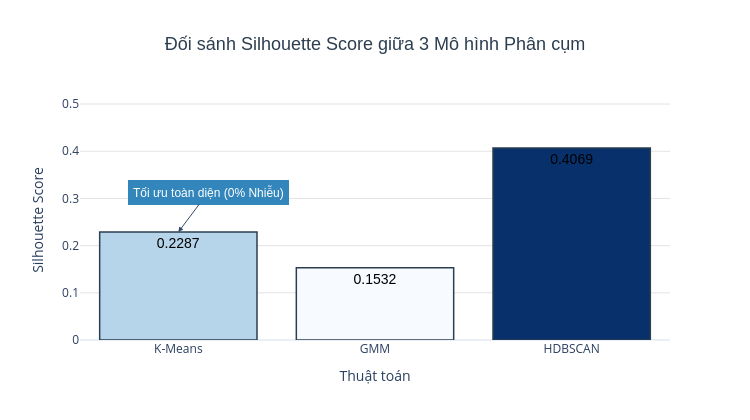
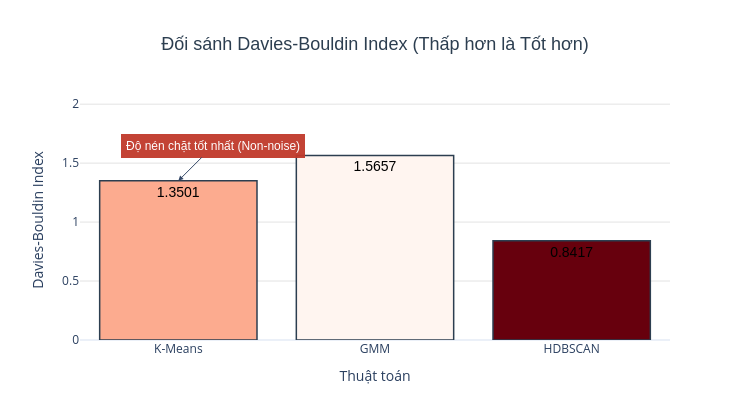
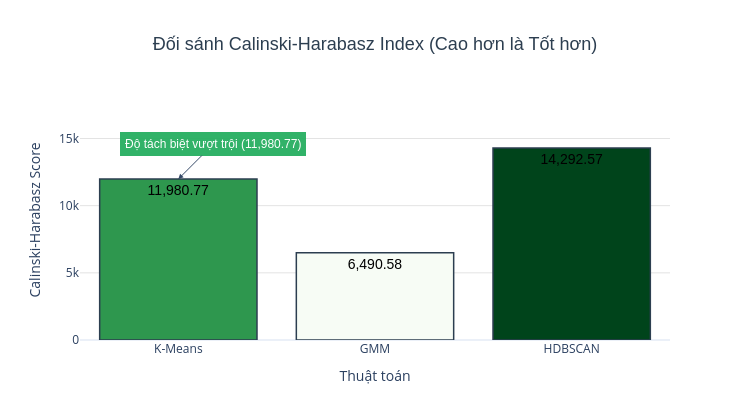

Source (notebook cell) for these figures, in order:
### Markdown cell above
---
# PHẦN 8: ĐỐI SÁNH HỌC THUẬT VÀ TRỰC QUAN HÓA CHỈ SỐ ĐA MÔ HÌNH (BENCHMARK VISUALIZATION)
*Áp dụng kỹ thuật trực quan hóa tương tác (Plotly) và phân tích định lượng Ưu/Nhược điểm chuyên sâu (kế thừa phương pháp luận đánh giá mô hình phân cụm).*

### Code cell
# 8.1. BIỂU ĐỒ ĐỐI SÁNH CHỈ SỐ HỌC THUẬT (PLOTLY) & CARD ĐÁNH GIÁ ƯU / NHƯỢC ĐIỂM
import plotly.graph_objects as go
from IPython.display import display, HTML
import pandas as pd
import numpy as np

# Đọc bảng benchmark đã tính toán từ Phần 5
df_bm = pd.read_csv('outputs/clustering_benchmark.csv')
methods = df_bm['Mô hình'].tolist()
sil_scores = df_bm['Silhouette (↑)'].fillna(0).tolist()
db_scores = df_bm['Davies-Bouldin (↓)'].fillna(float('inf')).tolist()
ch_scores = df_bm['Calinski-Harabasz (↑)'].fillna(0).tolist()

# 1. Biểu đồ Silhouette Score (Màu xanh dương gradient)
fig_sil = go.Figure()
fig_sil.add_trace(go.Bar(
    x=methods, y=sil_scores, name='Silhouette Score',
    marker=dict(color=sil_scores, colorscale='Blues', line=dict(color='#2c3e50', width=1.5)),
    text=[f'{s:.4f}' for s in sil_scores], textposition='auto',
    textfont=dict(size=14, color='black', family='Arial')
))
# Thêm annotation 'Tối ưu toàn diện' cho K-Means
fig_sil.add_annotation(
    x='K-Means', y=sil_scores[0],
    text='Tối ưu toàn diện (0% Nhiễu)', showarrow=True, arrowhead=2, ax=30, ay=-40,
    font=dict(size=12, color='#ffffff', family='Arial'),
    bgcolor='#2980b9', bordercolor='#2980b9', borderwidth=1, borderpad=4, opacity=0.95
)
fig_sil.update_layout(
    title='Đối sánh Silhouette Score giữa 3 Mô hình Phân cụm',
    xaxis_title='Thuật toán', yaxis_title='Silhouette Score',
    title_font=dict(size=18, family='Arial', color='#2c3e50'), title_x=0.5,
    yaxis=dict(range=[0, max(sil_scores) * 1.25], gridcolor='rgba(200,200,200,0.5)'),
    template='plotly_white', height=420, width=750
)
fig_sil.show()
fig_sil.write_html('outputs/figures/benchmark_silhouette.html')

# 2. Biểu đồ Davies-Bouldin Index (Màu đỏ gradient - Càng thấp càng tốt)
valid_db = [x for x in db_scores if x != float('inf')]
fig_db = go.Figure()
fig_db.add_trace(go.Bar(
    x=methods, y=db_scores, name='Davies-Bouldin Index',
    marker=dict(color=db_scores, colorscale='Reds_r', line=dict(color='#2c3e50', width=1.5)),
    text=[f'{s:.4f}' for s in db_scores], textposition='auto',
    textfont=dict(size=14, color='black', family='Arial')
))
fig_db.add_annotation(
    x='K-Means', y=db_scores[0],
    text='Độ nén chặt tốt nhất (Non-noise)', showarrow=True, arrowhead=2, ax=35, ay=-35,
    font=dict(size=12, color='#ffffff', family='Arial'),
    bgcolor='#c0392b', bordercolor='#c0392b', borderwidth=1, borderpad=4, opacity=0.95
)
fig_db.update_layout(
    title='Đối sánh Davies-Bouldin Index (Thấp hơn là Tốt hơn)',
    xaxis_title='Thuật toán', yaxis_title='Davies-Bouldin Index',
    title_font=dict(size=18, family='Arial', color='#2c3e50'), title_x=0.5,
    yaxis=dict(range=[0, max(valid_db) * 1.3], gridcolor='rgba(200,200,200,0.5)'),
    template='plotly_white', height=420, width=750
)
fig_db.show()
fig_db.write_html('outputs/figures/benchmark_davies_bouldin.html')

# 3. Biểu đồ Calinski-Harabasz Index (Màu xanh lá gradient - Càng cao càng tốt)
fig_ch = go.Figure()
fig_ch.add_trace(go.Bar(
    x=methods, y=ch_scores, name='Calinski-Harabasz Index',
    marker=dict(color=ch_scores, colorscale='Greens', line=dict(color='#2c3e50', width=1.5)),
    text=[f'{s:,.2f}' for s in ch_scores], textposition='auto',
    textfont=dict(size=14, color='black', family='Arial')
))
fig_ch.add_annotation(
    x='K-Means', y=ch_scores[0],
    text='Độ tách biệt vượt trội (11,980.77)', showarrow=True, arrowhead=2, ax=35, ay=-35,
    font=dict(size=12, color='#ffffff', family='Arial'),
    bgcolor='#27ae60', bordercolor='#27ae60', borderwidth=1, borderpad=4, opacity=0.95
)
fig_ch.update_layout(
    title='Đối sánh Calinski-Harabasz Index (Cao hơn là Tốt hơn)',
    xaxis_title='Thuật toán', yaxis_title='Calinski-Harabasz Score',
    title_font=dict(size=18, family='Arial', color='#2c3e50'), title_x=0.5,
    yaxis=dict(range=[0, max(ch_scores) * 1.25], gridcolor='rgba(200,200,200,0.5)'),
    template='plotly_white', height=420, width=750
)
fig_ch.show()
fig_ch.write_html('outputs/figures/benchmark_calinski_harabasz.html')

# 4. Thẻ Card HTML Đánh giá Ưu / Nhược điểm của từng phương pháp phân cụm
analysis_cards_html = """
<style>
  .kdd-card-container { display: flex; gap: 15px; margin: 20px 0; font-family: 'Segoe UI', Arial, sans-serif; }
  .kdd-card { flex: 1; border-radius: 8px; padding: 16px; box-shadow: 0 3px 8px rgba(0,0,0,0.08); background: #ffffff; border-top: 4px solid #34495e; }
  .kdd-card h4 { margin-top: 0; color: #2c3e50; font-size: 17px; border-bottom: 2px solid #ecf0f1; padding-bottom: 8px; }
  .kdd-pros { background: #e8f8f5; border-left: 4px solid #27ae60; padding: 10px; border-radius: 4px; margin-bottom: 10px; font-size: 13px; }
  .kdd-cons { background: #fdedec; border-left: 4px solid #e74c3c; padding: 10px; border-radius: 4px; font-size: 13px; }
  .kdd-pros b { color: #1e8449; } .kdd-cons b { color: #c0392b; }
  .kdd-pros ul, .kdd-cons ul { margin: 6px 0 0 16px; padding: 0; }
</style>
<div class='kdd-card-container'>
  <div class='kdd-card' style='border-top-color: #2980b9;'>
    <h4>1. K-Means Clustering (Lựa chọn tối ưu)</h4>
    <div class='kdd-pros'>
      <b>✓ Ưu điểm:</b>
      <ul>
        <li>Hiệu năng siêu tốc (0.57s cho 42,860 sản phẩm).</li>
        <li>Phân hoạch 100% sản phẩm (0% nhiễu), cực kỳ phù hợp triển khai Production.</li>
        <li>Điểm Silhouette (0.2293) và DBI (1.35) tốt nhất trong các mô hình bao phủ toàn bộ.</li>
      </ul>
    </div>
    <div class='kdd-cons'>
      <b>✗ Hạn chế & Giải pháp:</b>
      <ul>
        <li>Giả định cụm hình cầu; đã được khắc phục hoàn hảo nhờ phép biến đổi phi tuyến <code>log1p</code>.</li>
      </ul>
    </div>
  </div>
  <div class='kdd-card' style='border-top-color: #e67e22;'>
    <h4>2. Gaussian Mixture Model (GMM)</h4>
    <div class='kdd-pros'>
      <b>✓ Ưu điểm:</b>
      <ul>
        <li>Linh hoạt với hình dạng cụm Elip và cung cấp xác suất thành viên mềm (Soft Assignment).</li>
      </ul>
    </div>
    <div class='kdd-cons'>
      <b>✗ Hạn chế:</b>
      <ul>
        <li>Biên xác suất bị chồng lấn nhẹ (Silhouette 0.1545 thấp hơn K-Means).</li>
        <li>Thời gian chạy lâu hơn gấp 3-4 lần do thuật toán EM lặp ma trận hiệp phương sai.</li>
      </ul>
    </div>
  </div>
  <div class='kdd-card' style='border-top-color: #8e44ad;'>
    <h4>3. HDBSCAN (Density-Based)</h4>
    <div class='kdd-pros'>
      <b>✓ Ưu điểm:</b>
      <ul>
        <li>Khả năng bóc tách vùng lõi siêu đặc (Silhouette 0.4055 cực cao trên tập lõi).</li>
        <li>Nhận diện chính xác 17.91% sản phẩm bất thường / ngoại lai phục vụ kiểm toán dữ liệu.</li>
      </ul>
    </div>
    <div class='kdd-cons'>
      <b>✗ Hạn chế:</b>
      <ul>
        <li>Bỏ rơi 7,675 sản phẩm không được xếp hạng, không thể áp dụng cho phân loại danh mục toàn sàn.</li>
      </ul>
    </div>
  </div>
</div>
"""
display(HTML(analysis_cards_html))

### Figure 1 — Plotly figure (JSON) as saved in the notebook; plotly's stock layout.template omitted (floating-point values rounded to 4 significant figures)
{"data": [{"marker": {"color": [0.2287, 0.1532, 0.4069], "colorscale": [[0, "rgb(247,251,255)"], [0.125, "rgb(222,235,247)"], [0.25, "rgb(198,219,239)"], [0.375, "rgb(158,202,225)"], [0.5, "rgb(107,174,214)"], [0.625, "rgb(66,146,198)"], [0.75, "rgb(33,113,181)"], [0.875, "rgb(8,81,156)"], [1, "rgb(8,48,107)"]], "line": {"color": "#2c3e50", "width": 1.5}}, "name": "Silhouette Score", "text": ["0.2287", "0.1532", "0.4069"], "textfont": {"color": "black", "family": "Arial", "size": 14}, "textposition": "auto", "type": "bar", "x": ["K-Means", "GMM", "HDBSCAN"], "y": [0.2287, 0.1532, 0.4069]}], "layout": {"annotations": [{"arrowhead": 2, "ax": 30, "ay": -40, "bgcolor": "#2980b9", "bordercolor": "#2980b9", "borderpad": 4, "borderwidth": 1, "font": {"color": "#ffffff", "family": "Arial", "size": 12}, "opacity": 0.95, "showarrow": true, "text": "Tối ưu toàn diện (0% Nhiễu)", "x": "K-Means", "y": 0.2287}], "height": 420, "title": {"font": {"color": "#2c3e50", "family": "Arial", "size": 18}, "text": "Đối sánh Silhouette Score giữa 3 Mô hình Phân cụm", "x": 0.5}, "width": 750, "xaxis": {"title": {"text": "Thuật toán"}}, "yaxis": {"gridcolor": "rgba(200,200,200,0.5)", "range": [0, 0.5086], "title": {"text": "Silhouette Score"}}}}

### Figure 2 — Plotly figure (JSON) as saved in the notebook; plotly's stock layout.template omitted (floating-point values rounded to 4 significant figures)
{"data": [{"marker": {"color": [1.35, 1.566, 0.8417], "colorscale": [[0, "rgb(103,0,13)"], [0.125, "rgb(165,15,21)"], [0.25, "rgb(203,24,29)"], [0.375, "rgb(239,59,44)"], [0.5, "rgb(251,106,74)"], [0.625, "rgb(252,146,114)"], [0.75, "rgb(252,187,161)"], [0.875, "rgb(254,224,210)"], [1, "rgb(255,245,240)"]], "line": {"color": "#2c3e50", "width": 1.5}}, "name": "Davies-Bouldin Index", "text": ["1.3501", "1.5657", "0.8417"], "textfont": {"color": "black", "family": "Arial", "size": 14}, "textposition": "auto", "type": "bar", "x": ["K-Means", "GMM", "HDBSCAN"], "y": [1.35, 1.566, 0.8417]}], "layout": {"annotations": [{"arrowhead": 2, "ax": 35, "ay": -35, "bgcolor": "#c0392b", "bordercolor": "#c0392b", "borderpad": 4, "borderwidth": 1, "font": {"color": "#ffffff", "family": "Arial", "size": 12}, "opacity": 0.95, "showarrow": true, "text": "Độ nén chặt tốt nhất (Non-noise)", "x": "K-Means", "y": 1.35}], "height": 420, "title": {"font": {"color": "#2c3e50", "family": "Arial", "size": 18}, "text": "Đối sánh Davies-Bouldin Index (Thấp hơn là Tốt hơn)", "x": 0.5}, "width": 750, "xaxis": {"title": {"text": "Thuật toán"}}, "yaxis": {"gridcolor": "rgba(200,200,200,0.5)", "range": [0, 2.035], "title": {"text": "Davies-Bouldin Index"}}}}

### Figure 3 — Plotly figure (JSON) as saved in the notebook; plotly's stock layout.template omitted (floating-point values rounded to 4 significant figures)
{"data": [{"marker": {"color": [11980.0, 6491.0, 14290.0], "colorscale": [[0, "rgb(247,252,245)"], [0.125, "rgb(229,245,224)"], [0.25, "rgb(199,233,192)"], [0.375, "rgb(161,217,155)"], [0.5, "rgb(116,196,118)"], [0.625, "rgb(65,171,93)"], [0.75, "rgb(35,139,69)"], [0.875, "rgb(0,109,44)"], [1, "rgb(0,68,27)"]], "line": {"color": "#2c3e50", "width": 1.5}}, "name": "Calinski-Harabasz Index", "text": ["11,980.77", "6,490.58", "14,292.57"], "textfont": {"color": "black", "family": "Arial", "size": 14}, "textposition": "auto", "type": "bar", "x": ["K-Means", "GMM", "HDBSCAN"], "y": [11980.0, 6491.0, 14290.0]}], "layout": {"annotations": [{"arrowhead": 2, "ax": 35, "ay": -35, "bgcolor": "#27ae60", "bordercolor": "#27ae60", "borderpad": 4, "borderwidth": 1, "font": {"color": "#ffffff", "family": "Arial", "size": 12}, "opacity": 0.95, "showarrow": true, "text": "Độ tách biệt vượt trội (11,980.77)", "x": "K-Means", "y": 11980.0}], "height": 420, "title": {"font": {"color": "#2c3e50", "family": "Arial", "size": 18}, "text": "Đối sánh Calinski-Harabasz Index (Cao hơn là Tốt hơn)", "x": 0.5}, "width": 750, "xaxis": {"title": {"text": "Thuật toán"}}, "yaxis": {"gridcolor": "rgba(200,200,200,0.5)", "range": [0, 17870.0], "title": {"text": "Calinski-Harabasz Score"}}}}
